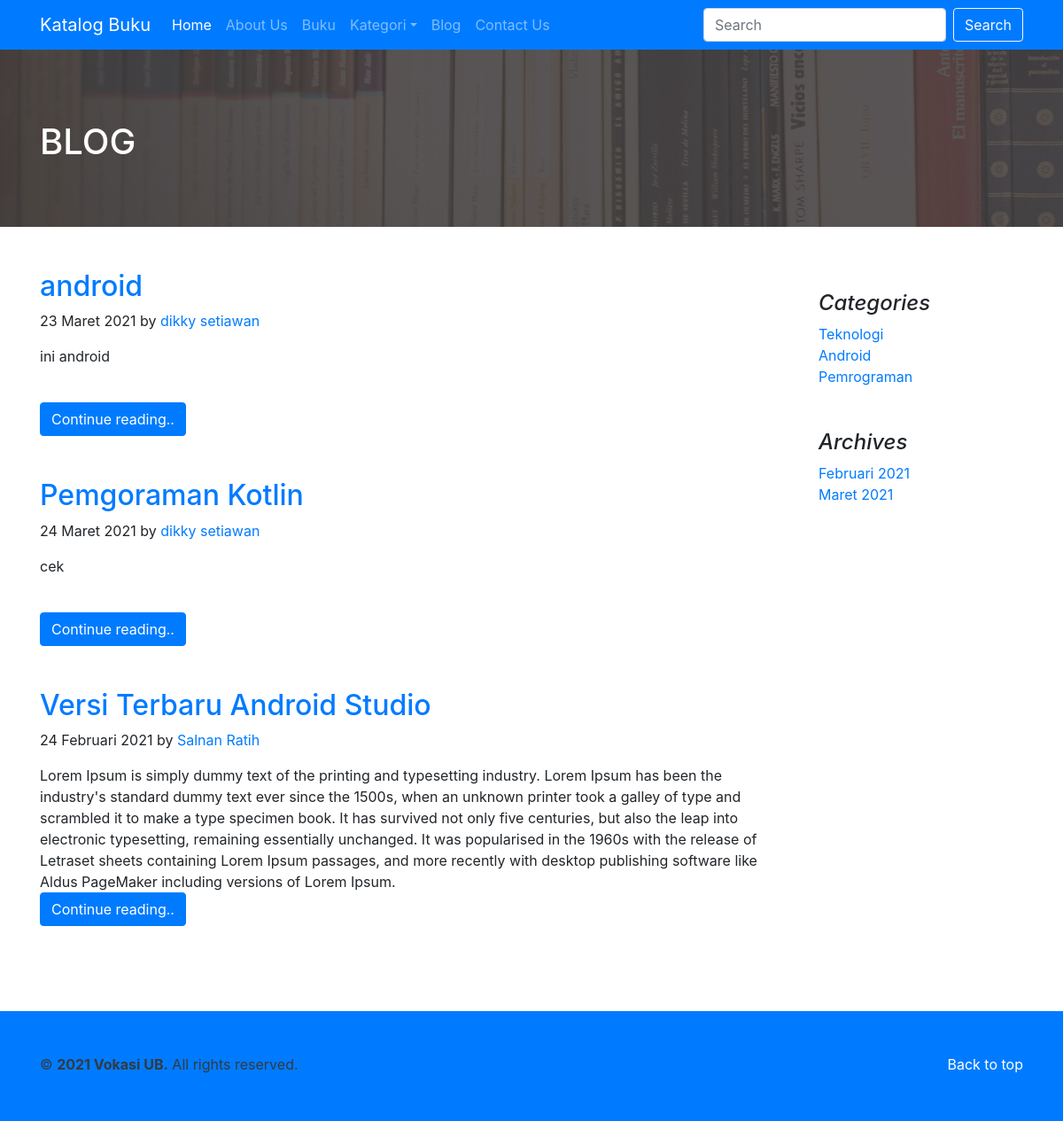
Screenshot of /blog_kategori-Android with the database file from the repository.
### tables this page shows
CREATE TABLE IF NOT EXISTS `blog` (
  `id_blog` int(11) NOT NULL AUTO_INCREMENT,
  `id_kategori_blog` int(11) DEFAULT NULL,
  `id_user` int(11) DEFAULT NULL,
  `tanggal` date NOT NULL DEFAULT '1999-01-01',
  `judul` varchar(255) DEFAULT NULL,
  `isi` text,
  PRIMARY KEY (`id_blog`),
  KEY `kategori_blog` (`id_kategori_blog`),
  KEY `user_blog` (`id_user`)
);

CREATE TABLE IF NOT EXISTS `user` (
  `id_user` int(11) NOT NULL AUTO_INCREMENT,
  `nama` varchar(100) DEFAULT NULL,
  `email` varchar(50) DEFAULT NULL,
  `username` varchar(30) DEFAULT NULL,
  `password` varchar(150) DEFAULT NULL,
  `level` varchar(30) DEFAULT NULL,
  `foto` varchar(100) DEFAULT NULL,
  PRIMARY KEY (`id_user`)
);

CREATE TABLE IF NOT EXISTS `kategori_blog` (
  `id_kategori_blog` int(11) NOT NULL AUTO_INCREMENT,
  `kategori_blog` varchar(50) DEFAULT NULL,
  PRIMARY KEY (`id_kategori_blog`)
);

### fungsi/fungsi.php (called while the page is built, shortened)
<?php
function tanggal_indonesia($tanggal){
	$bulan = array (
		1 =>   'Januari',
		'Februari',
		'Maret',
		'April',
		'Mei',
		'Juni',
		'Juli',
		'Agustus',
		'September',
		'Oktober',
		'November',
		'Desember'
	);
	$pecahkan = explode('-', $tanggal);
	return $pecahkan[2] . ' ' . $bulan[ (int)$pecahkan[1] ] . ' ' . $pecahkan[0];
}
function tanggal_arsip($tanggal){
	$bulan = array (
		1 =>   'Januari',
		'Februari',
		'Maret',
		'April',
		'Mei',
		'Juni',
		'Juli',
		'Agustus',
		'September',
		'Oktober',
		'November',
		'Desember'
	);
	$pecahkan = explode('-', $tanggal);
	return $bulan[ (int)$pecahkan[1] ] . ' ' . $pecahkan[0];
}
function nama_bulan_to_angka($tanggal){
	$bulan = explode(" ", $tanggal);
	$arsip = null;
	if($bulan[0] == "Januari") {
		$arsip[0] = 1;
	} else if($bulan[0] == "Februari") {
		$arsip[0] = 2;
	} else if($bulan[0] == "Maret") {
		$arsip[0] = 3;
	} else if($bulan[0] == "April") {
		$arsip[0] = 4;
	} else if($bulan[0] == "Mei") {
		$arsip[0] = 5;
	} else if($bulan[0] == "Juni") {
		$arsip[0] = 6;
	} else if($bulan[0] == "Juli") {
		$arsip[0] = 7;
	} else if($bulan[0] == "Agustus") {
		$arsip[0] = 8;
	} else if($bulan[0] == "September") {
		$arsip[0] = 9;
	} else if($bulan[0] == "Oktober") {
		$arsip[0] = 10;
	} else if($bulan[0] == "November") {
		$arsip[0] = 11;
	} else if($bulan[0] == "Desember") {
		$arsip[0] = 12;
	}
	$arsip[1] = $bulan[1];
	return $arsip;
}
function getDataUser($koneksi, $sql)
{
	$query = mysqli_query($koneksi, $sql);
	$data_user = null;
	while ($data = mysqli_fetch_assoc($query)) {
		$data_user[] = $data;
	}
	return $data_user;
}

### index.php (the view, shortened to what this page needs)
<?php
include("koneksi/koneksi.php");
include("fungsi/fungsi.php");
?>
<!DOCTYPE html>
<html>
<head>
<link rel="stylesheet" href="user/dist/css/bootstrap.min.css">
<link rel="stylesheet" href="user/dist/css/style.css">
<link href="//netdna.bootstrapcdn.com/font-awesome/3.2.1/css/font-awesome.css" rel="stylesheet">
</head>
<body>
<nav class="navbar navbar-expand-lg navbar-dark bg-primary">
        <div class="container">
        <a class="navbar-brand" href="beranda">Katalog Buku</a>
        <div class="collapse navbar-collapse" id="navbarsExample07">
            <ul class="navbar-nav mr-auto">
                <li class="nav-item active">
                    <a class="nav-link" href="beranda">Home <span class="sr-only">(current)</span></a>
                </li>
                <li class="nav-item">
                    <a class="nav-link" href="about-us">About Us</a>
                </li>
                <li class="nav-item">
                    <a class="nav-link" href="daftar-buku">Buku</a>
                </li>
                <li class="nav-item dropdown">
                    <a class="nav-link dropdown-toggle" href="#" id="dropdown07" data-toggle="dropdown" aria-haspopup="true" aria-expanded="false">Kategori</a>
                </li>
                <li class="nav-item">
                    <a class="nav-link" href="blog">Blog</a>
                </li>
                <li class="nav-item">
                    <a class="nav-link" href="contact-us">Contact Us</a>
                </li>
            </ul>
            <form class="form-inline mt-2 mt-md-0">
              <input class="form-control mr-sm-2" type="text" placeholder="Search" aria-label="Search">
              <button class="btn btn-outline-light my-2 my-sm-0" type="submit">Search</button>
            </form>
        </div>
        </div>
    </nav>
<?php
if (isset($_GET["page"])) {
    $page = $_GET["page"];
      if ($page=="blog") {
        include("user/blog.php");
      } else if($page == "detail-blog") {
        include("user/detailblog.php");
      } else if($page == "about-us") {
        include("user/aboutus.php");
      } else if($page == "daftar-buku") {
        include("user/daftarbuku.php");
      } else if($page == "contact-us") {
        include("user/contactus.php");
      } else if($page == "detail-buku") {
        include("user/detailbuku.php");
      } else {
        include("user/beranda.php");
      }
}
?>
<footer class="bg-primary text-dark">
  <div class="container">
    <p class="float-right">
      <a href="#" class="text-white">Back to top</a>
    </p>
    <p>&copy; <b>2021 Vokasi UB.</b> All rights reserved.</p>
  </div>
</footer>
</body>
</html>

### user/blog.php (shortened to what this page needs)
<section id="blog-header">
  <div class="container">
    <h1 class="text-white">BLOG</h1>
  </div>
</section><br><br>
<section id="blog-list">
  <main role="main" class="container">
    <div class="row">
      <div class="col-md-9 blog-main">
      <?php
      $batas = 5;
      $sql_jum = "select id_blog, kategori_blog.kategori_blog, `judul`, `tanggal`, user.nama
              from blog
              INNER JOIN kategori_blog ON blog.id_kategori_blog = kategori_blog.id_kategori_blog
              INNER JOIN user ON blog.id_user = user.id_user";
      if (isset($_GET['kategori'])) {
        $kategori_blog = $_GET['kategori'];
        $sql_id_kategori_blog = "select id_kategori_blog from kategori_blog where kategori_blog='$kategori_blog'";
        $id_kategori_blog = getDataUser($koneksi, $sql_id_kategori_blog);
        if ($id_kategori_blog) {
            $sql_jum .= " WHERE blog.id_kategori_blog=".$id_kategori_blog[0]['id_kategori_blog'];
        }
      } elseif(isset($_GET['bulan']) && isset($_GET['tahun'])) {
        $bulan = $_GET['bulan'];
        $tahun = $_GET['tahun'];
        $sql_jum .= " WHERE YEAR(blog.tanggal) = '$tahun' AND MONTH(blog.tanggal) = '$bulan'";
      }
      $sql_jum .= " order by `judul`";
      $query_jum = mysqli_query($koneksi, $sql_jum);
      $jum_data = mysqli_num_rows($query_jum);
      $jum_halaman = ceil($jum_data/$batas);
      if (!isset($_GET['halaman'])) {
          $posisi = 0;
      } else if($_GET['halaman']==0 || $_GET['halaman']>$jum_halaman) {
          $posisi = 0;
          $halaman = 1;
      } else {
          $halaman = $_GET['halaman'];
          $posisi = ($halaman-1) * $batas;
      }
      $sql = "select blog.*, kategori_blog.kategori_blog, user.nama
      from blog
      INNER JOIN kategori_blog ON blog.id_kategori_blog = kategori_blog.id_kategori_blog
      INNER JOIN user ON blog.id_user = user.id_user";
      if(isset($_GET['kategori'])) {
        $kategori_blog = $_GET['kategori'];
        $sql_id_kategori_blog = "select id_kategori_blog from kategori_blog where kategori_blog='$kategori_blog'";
        $id_kategori_blog = getDataUser($koneksi, $sql_id_kategori_blog);
        if ($id_kategori_blog) {
            $sql .=" where blog.id_kategori_blog=".$id_kategori_blog[0]['id_kategori_blog'];
        }
      }
      $sql .=" ORDER BY `judul` limit $posisi, $batas";
      $data_blog = getDataUser($koneksi, $sql);
      if ($data_blog) {
          foreach ($data_blog as $blog) {
              ?>
        <div class="blog-post">
          <h2 class="blog-post-title"><a href="detail-blog-id-<?= $blog['id_blog'] ?>"><?= $blog['judul'] ?></a></h2>
          <p class="blog-post-meta"><?= tanggal_indonesia($blog['tanggal']) ?> by <a href="#"><?= $blog['nama'] ?></a></p>
          <?= $blog['isi'] ?>
          <br>
            <a href="detail-blog-id-<?= $blog['id_blog'] ?>" class="btn btn-primary">Continue reading..</a>
          </div><br><br>
        <?php
          }
      } else {
          ?>
      <div class="blog-post">
      <p>Tidak ada blog</p>
      </div>
      <?php
      } ?>
      </div>
      <aside class="col-md-3 blog-sidebar">
        <div class="p-4">
          <h4 class="font-italic">Categories</h4>
          <ol class="list-unstyled mb-0">
            <?php
            $sql_kategori_blog = "select kategori_blog.*
            from blog
            INNER JOIN kategori_blog ON blog.id_kategori_blog = kategori_blog.id_kategori_blog
            INNER JOIN user ON blog.id_user = user.id_user";
            $data_kategori_blog = getDataUser($koneksi, $sql_kategori_blog);
            $data_kat_array = array();
            foreach ($data_kategori_blog as $key => $value){
              if(!in_array($value, $data_kat_array))
                $data_kat_array[$key]=$value;
            }
            foreach ($data_kat_array as $kategori_blog) {
                ?>
                <li><a href="blog_kategori-<?= $kategori_blog['kategori_blog'] ?>"><?= $kategori_blog['kategori_blog'] ?></a></li>
            <?php
            } ?>
            </ol>
        </div>
        <div class="p-4">
          <h4 class="font-italic">Archives</h4>
          <ol class="list-unstyled mb-0">
          <?php
          $sql_archives = "select tanggal from blog";
          $data_archives = getDataUser($koneksi, $sql_archives);
          $data_archives_array[0] = tanggal_arsip($data_archives[0]['tanggal']);
          for ($i=0; $i < count($data_archives); $i++) {
              if (!is_numeric(array_search(tanggal_arsip($data_archives[$i]['tanggal']), $data_archives_array))) {
                  array_push($data_archives_array, tanggal_arsip($data_archives[$i]['tanggal']));
              }
          }
          ?>
          <?php foreach ($data_archives_array as $arsip) {
            $arsip_array = nama_bulan_to_angka($arsip);
            ?>
            <li><a href="blog_bulan-<?= $arsip_array[0] ?>-tahun-<?= $arsip_array[1] ?>"><?= $arsip ?></a></li>
          <?php } ?>
          </ol>
        </div>
      </aside>
    </div>
  </main>
</section><br><br>

### rows the page displays
blog: judul "android", tanggal "23 Maret 2021", id_user.nama "dikky setiawan", isi "ini android"
blog: judul "Pemgoraman Kotlin", tanggal "24 Maret 2021", id_user.nama "dikky setiawan", isi "cek"
blog: judul "Versi Terbaru Android Studio", tanggal "24 Februari 2021", id_user.nama "Salnan Ratih", isi "Lorem Ipsum is simply dummy text of the printing and typesetting industry. Lorem Ipsum has been the industry's standard dummy text ever since the 1500s, when an unknown printer took a galley of type and scrambled it to make a type specimen book. It has survived not only five centuries, but also the leap into electronic typesetting, remaining essentially unchanged. It was popularised in the 1960s with the release of Letraset sheets containing Lorem Ipsum passages, and more recently with desktop publishing software like Aldus PageMaker including versions of Lorem Ipsum."
kategori_blog: kategori_blog "Teknologi"
kategori_blog: kategori_blog "Android"
kategori_blog: kategori_blog "Pemrograman"

### other values shown
$arsip "Februari 2021"
$arsip "Maret 2021"
